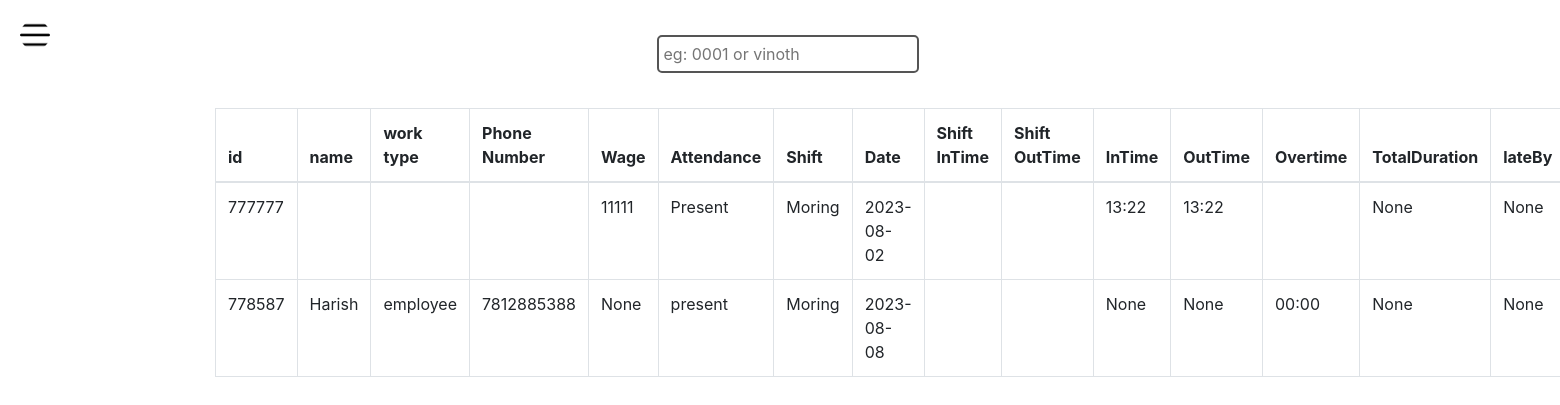
Page / (signed in) on the committed database.
### app/models.py (models this page shows)
class Attendance(db.Model,UserMixin):
    id=db.Column(db.Integer,primary_key=True)
    date = db.Column(db.DateTime(timezone=True), default=func.now())
    emp_id = db.Column(db.Integer, db.ForeignKey('employee.id'))
    attendance =db.Column(db.String(150))
    wages_per_Day=db.Column(db.String(150))
    inTime=db.Column(db.String(150))
    outTime=db.Column(db.String(150))
    overtime=db.Column(db.String(150),default='00:00')
    defaultshift=db.relationship('Shift_time', backref='shitTime')
    shift=db.Column(db.String(150))
    TotalDuration=db.Column(db.String(150))
    lateBy=db.Column(db.String(150))
    earlyGoingBy=db.Column(db.String(150))
    punchRecords=db.Column(db.String(150))

class Employee(db.Model, UserMixin):
    id = db.Column(db.Integer, primary_key=True)
    name = db.Column(db.String(150), nullable=False)
    date = db.Column(db.DateTime(timezone=True), default=func.now())
    dob = db.Column(db.DateTime(timezone=True))
    designation = db.Column(db.String(150), nullable=True)
    workType = db.Column(db.String(150))
    email = db.Column(db.String(150), unique=True)
    phoneNumber = db.Column(db.Integer)
    adharNumber = db.Column(db.Integer)
    gender = db.Column(db.String(150))
    address = db.Column(db.String(150))
    mimetype =db.Column(db.String(150))
    profile_pic = db.Column(db.String(100000), default='Default/Default.jpeg')
    attendance = db.relationship('Attendance', backref='employee')

### app/views.py (the view)
@views.route('/',methods=['POST','GET'])
@login_required
def admin():
    employee =Attendance.query.order_by(Attendance.date)
    return render_template('admin.html',employee=employee)

### app/templates/admin.html (shortened to what this page needs)
<!DOCTYPE html>
<html lang="en">
<head>
  <link rel="stylesheet" href="https://stackpath.bootstrapcdn.com/bootstrap/4.5.2/css/bootstrap.min.css">
  <link rel="stylesheet" href="https://cdnjs.cloudflare.com/ajax/libs/font-awesome/6.0.0-beta3/css/all.min.css">
  <link rel="stylesheet" href="/static/css/style.css">
</head>
<body>
<div id="menubtn" class="sidebar-toggle-btn" onclick="toggleSidebar()">
</div>
<main role="main" class="container mt-5">
    <div class="filters">
        <input type="text" name="filter" id="filter" placeholder="eg: 0001 or vinoth">
    </div>
  <div class="row justify-content-center">
    <div class="col-md-8">
      <table  class="table table-bordered table-hover">
        <thead>
          <tr>
            <th>id</th>
            <th>name</th>
            <th>work type</th>
            <th>Phone Number</th>
            <th>Wage</th>
            <th>Attendance</th>
            <th>Shift</th>
            <th>Date</th>
            <th>Shift InTime</th>
            <th>Shift OutTime</th>
            <th>InTime</th>
            <th>OutTime</th>
            <th>Overtime</th>
            <th>TotalDuration</th>
            <th>lateBy</th>
        </tr>
        </thead>
        <tbody>
{%for emp in employee%}
          <tr>
            <td class="id">{{emp.emp_id}}</td>
            <td class="name">{{emp.employee.name}}</td>
            <td class="workType">{{emp.employee.workType}}</td>
            <td class="phoneNumber">{{emp.employee.phoneNumber}}</td>
            <td class="wages_per_Day">{{emp.wages_per_Day}}</td>
            <td class="attend">{{emp.attendance}}</td>
            <td class="shift">{{emp.shift}}</td>
            <td class="shift">{{emp.date.date()}}</td>
            <td>{{emp.defaultshift.shiftIntime}}</td>
            <td>{{emp.defaultshift.shift_Outtime}}</td>
            <td class="Intime">{{emp.inTime}}</td>
            <td class="outtime">{{emp.outTime}}</td>
            <td class="overtime">{{emp.overtime}}</td>
            <td>{{emp.TotalDuration}}</td>
            <td>{{emp.lateBy}}</td>
          </tr>
         {%endfor%}
        </tbody>
      </table>
    </div>
  </div>
</main>
</body>
</html>

### app/static/css/style.css (style rules this page uses)
* { margin: 0; padding: 0; box-sizing: border-box; }
body { padding-top: 60px; display: flex; align-items: center; justify-content: center; }
.sidebar-toggle-btn { position: absolute; width: 30px; height: 30px; border-radius: 50%; top: 20px; left: 20px; font-size: 20px; color: #fff; cursor: pointer; z-index: 999; background-image: url(/static/img/open.png); background-size: 100%; display: flex; align-items: center; justify-content: center; transition: left 0.3s ease-in-out; }
.filters { position: absolute; top: 30px; left: 0; width: 100%; display: flex; align-items: center; justify-content: center; }
input { padding: 5px; border-radius: 5px; border: 2px solid #555; margin: 5px; }
#filter { margin-left: 20px; }
.row { position: relative; left: -200px; display: flex; align-content: center; align-items: center; flex-direction: column; }

### rows in the picture
Attendance: emp_id "777777", wages_per_Day "11111", attendance "Present", shift "Moring", date "2023-08-02", inTime "13:22", outTime "13:22", TotalDuration "None", lateBy "None"
Attendance: emp_id "778587", employee.name "Harish", employee.workType "employee", employee.phoneNumber "7812885388", wages_per_Day "None", attendance "present", shift "Moring", date "2023-08-08", inTime "None", outTime "None", overtime "00:00", TotalDuration "None", lateBy "None"
